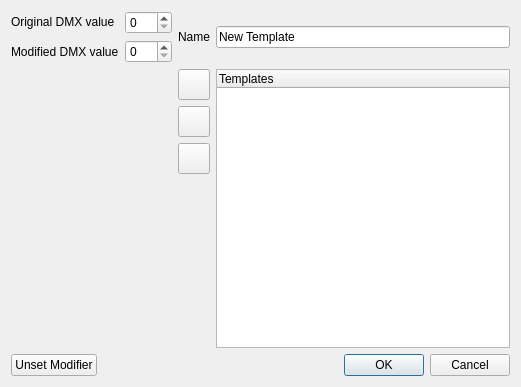
<?xml version="1.0" encoding="UTF-8"?>
<ui version="4.0">
 <author>Massimo Callegari</author>
 <comment>
  Q Light Controller Plus
  channelmodifiereditor.ui

  Copyright (c) 2015 Massimo Callegari

  Licensed under the Apache License, Version 2.0 (the "License");
  you may not use this file except in compliance with the License.
  You may obtain a copy of the License at

      http://www.apache.org/licenses/LICENSE-2.0.txt

  Unless required by applicable law or agreed to in writing, software
  distributed under the License is distributed on an "AS IS" BASIS,
  WITHOUT WARRANTIES OR CONDITIONS OF ANY KIND, either express or implied.
  See the License for the specific language governing permissions and
  limitations under the License.
 </comment>
 <class>ChannelModifierEditor</class>
 <widget class="QDialog" name="ChannelModifierEditor">
  <property name="geometry">
   <rect>
    <x>0</x>
    <y>0</y>
    <width>521</width>
    <height>387</height>
   </rect>
  </property>
  <property name="windowTitle">
   <string>Channel Modifier Editor</string>
  </property>
  <layout class="QVBoxLayout" name="verticalLayout">
   <item>
    <layout class="QGridLayout" name="m_mainGrid">
     <item row="0" column="0">
      <layout class="QGridLayout" name="gridLayout_4">
       <item row="1" column="1">
        <widget class="QSpinBox" name="m_modifiedDMXSpin">
         <property name="maximum">
          <number>255</number>
         </property>
        </widget>
       </item>
       <item row="1" column="0">
        <widget class="QLabel" name="label_3">
         <property name="text">
          <string>Modified DMX value</string>
         </property>
        </widget>
       </item>
       <item row="0" column="0">
        <widget class="QLabel" name="label">
         <property name="sizePolicy">
          <sizepolicy hsizetype="Preferred" vsizetype="Fixed">
           <horstretch>0</horstretch>
           <verstretch>0</verstretch>
          </sizepolicy>
         </property>
         <property name="text">
          <string>Original DMX value</string>
         </property>
        </widget>
       </item>
       <item row="0" column="1">
        <widget class="QSpinBox" name="m_origDMXSpin">
         <property name="maximum">
          <number>255</number>
         </property>
        </widget>
       </item>
      </layout>
     </item>
     <item row="2" column="2">
      <layout class="QGridLayout" name="gridLayout_3">
       <item row="1" column="0">
        <widget class="QToolButton" name="m_deleteHandlerButton">
         <property name="toolTip">
          <string>Remove the selected handler</string>
         </property>
         <property name="icon">
          <iconset resource="qlcui.qrc">
           <normaloff>:/edit_remove.png</normaloff>:/edit_remove.png</iconset>
         </property>
         <property name="iconSize">
          <size>
           <width>24</width>
           <height>24</height>
          </size>
         </property>
        </widget>
       </item>
       <item row="2" column="0">
        <widget class="QToolButton" name="m_saveButton">
         <property name="toolTip">
          <string>Overwrite the current template</string>
         </property>
         <property name="icon">
          <iconset resource="qlcui.qrc">
           <normaloff>:/filesave.png</normaloff>:/filesave.png</iconset>
         </property>
         <property name="iconSize">
          <size>
           <width>24</width>
           <height>24</height>
          </size>
         </property>
        </widget>
       </item>
       <item row="0" column="0">
        <widget class="QToolButton" name="m_addHandlerButton">
         <property name="toolTip">
          <string>Add a new handler</string>
         </property>
         <property name="icon">
          <iconset resource="qlcui.qrc">
           <normaloff>:/edit_add.png</normaloff>:/edit_add.png</iconset>
         </property>
         <property name="iconSize">
          <size>
           <width>24</width>
           <height>24</height>
          </size>
         </property>
        </widget>
       </item>
       <item row="3" column="0">
        <spacer name="verticalSpacer">
         <property name="orientation">
          <enum>Qt::Vertical</enum>
         </property>
         <property name="sizeHint" stdset="0">
          <size>
           <width>20</width>
           <height>40</height>
          </size>
         </property>
        </spacer>
       </item>
       <item row="0" column="1" rowspan="4">
        <widget class="QTreeWidget" name="m_templatesTree">
         <property name="rootIsDecorated">
          <bool>false</bool>
         </property>
         <column>
          <property name="text">
           <string>Templates</string>
          </property>
         </column>
        </widget>
       </item>
      </layout>
     </item>
     <item row="0" column="2">
      <layout class="QHBoxLayout" name="horizontalLayout">
       <item>
        <widget class="QLabel" name="label_2">
         <property name="text">
          <string>Name</string>
         </property>
        </widget>
       </item>
       <item>
        <widget class="QLineEdit" name="m_templateNameEdit">
         <property name="text">
          <string>New Template</string>
         </property>
        </widget>
       </item>
      </layout>
     </item>
    </layout>
   </item>
   <item>
    <layout class="QHBoxLayout" name="horizontalLayout_2">
     <item>
      <widget class="QPushButton" name="m_unsetButton">
       <property name="text">
        <string>Unset Modifier</string>
       </property>
       <property name="icon">
        <iconset resource="qlcui.qrc">
         <normaloff>:/uncheck.png</normaloff>:/uncheck.png</iconset>
       </property>
       <property name="iconSize">
        <size>
         <width>18</width>
         <height>18</height>
        </size>
       </property>
      </widget>
     </item>
     <item>
      <widget class="QDialogButtonBox" name="buttonBox">
       <property name="orientation">
        <enum>Qt::Horizontal</enum>
       </property>
       <property name="standardButtons">
        <set>QDialogButtonBox::Cancel|QDialogButtonBox::Ok</set>
       </property>
      </widget>
     </item>
    </layout>
   </item>
  </layout>
 </widget>
 <resources>
  <include location="qlcui.qrc"/>
  <include location="qlcui.qrc"/>
 </resources>
 <connections>
  <connection>
   <sender>buttonBox</sender>
   <signal>accepted()</signal>
   <receiver>ChannelModifierEditor</receiver>
   <slot>accept()</slot>
   <hints>
    <hint type="sourcelabel">
     <x>248</x>
     <y>254</y>
    </hint>
    <hint type="destinationlabel">
     <x>157</x>
     <y>274</y>
    </hint>
   </hints>
  </connection>
  <connection>
   <sender>buttonBox</sender>
   <signal>rejected()</signal>
   <receiver>ChannelModifierEditor</receiver>
   <slot>reject()</slot>
   <hints>
    <hint type="sourcelabel">
     <x>316</x>
     <y>260</y>
    </hint>
    <hint type="destinationlabel">
     <x>286</x>
     <y>274</y>
    </hint>
   </hints>
  </connection>
 </connections>
</ui>
